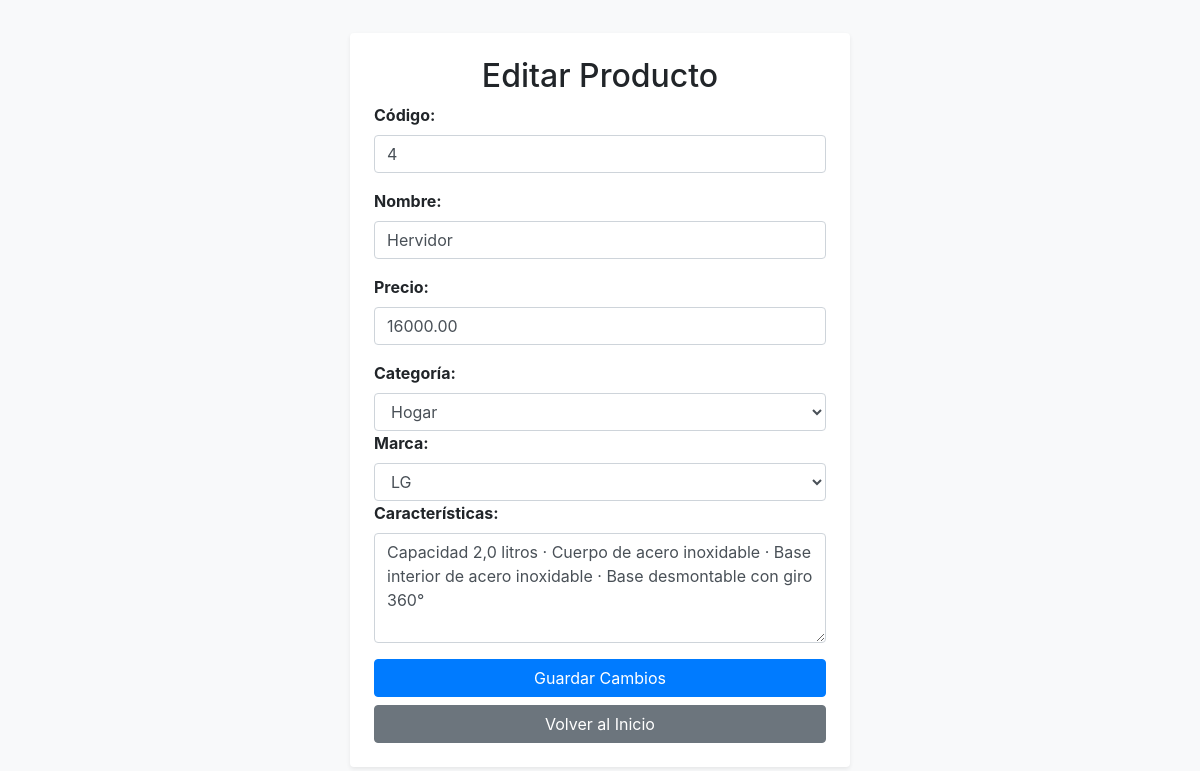
The app's page /editar/4/ (signed in) with its own data.
### productos/models.py (models this page shows, shortened)
class Producto(models.Model):
    codigo = models.CharField(max_length=10)
    nombre = models.CharField(max_length=100)
    precio = models.DecimalField(max_digits=10, decimal_places=2)  # Asegúrate de que este campo exista
    categoria = models.ForeignKey(Categoria, on_delete=models.CASCADE, default=1)  # Valor por defecto
    marca = models.ForeignKey(Marca, on_delete=models.CASCADE)
    caracteristicas = models.TextField()

class Categoria(models.Model):
    nombre = models.CharField(max_length=100)

class Marca(models.Model):
    nombre = models.CharField(max_length=100)

### productos/views.py (the view)
# urls.py: path('editar/<int:producto_id>/', views.editar_producto, name='editar_producto'),
@login_required
@user_passes_test(es_admin)
def editar_producto(request, producto_id):
    producto = get_object_or_404(Producto, id=producto_id)
    if request.method == 'POST':
        form = ProductoForm(request.POST, instance=producto)
        if form.is_valid():
            form.save()
            return redirect('index')
    else:
        form = ProductoForm(instance=producto)
    categorias = Categoria.objects.all()
    marcas = Marca.objects.all()
    return render(request, 'editar_producto.html', {
        'form': form,
        'producto': producto,
        'categorias': categorias,
        'marcas': marcas
    })

### productos/forms.py
class ProductoForm(forms.ModelForm):
    categoria = forms.ModelChoiceField(queryset=Categoria.objects.all(), empty_label="Seleccione una categoría")
    marca = forms.ModelChoiceField(queryset=Marca.objects.all(), empty_label="Seleccione una marca")
    class Meta:
        model = Producto
        fields = ['codigo', 'nombre', 'precio', 'categoria', 'marca', 'caracteristicas']

### productos/views.py (called while the page is built)
def es_admin(user):
    return user.groups.filter(name='ADMIN_PRODUCTS').exists()

### productos/templates/editar_producto.html (shortened to what this page needs)
{% load static %}
<!DOCTYPE html>
<html lang="es">
<head>
    <link rel="stylesheet" href="{% static 'css/styles.css' %}">
    <link href="https://stackpath.bootstrapcdn.com/bootstrap/4.5.2/css/bootstrap.min.css" rel="stylesheet">
</head>
<body class="bg-light d-flex justify-content-center align-items-center vh-100">
    <div class="container p-4 bg-white rounded shadow-sm" style="max-width: 500px;">
        <h2 class="text-center">Editar Producto</h2>
        <form method="post" action="">
            <div class="form-group">
                <label for="codigo">Código:</label>
                <input type="text" id="codigo" name="codigo" class="form-control" value="{{ producto.codigo }}" required>
            </div>
            <div class="form-group">
                <label for="nombre">Nombre:</label>
                <input type="text" id="nombre" name="nombre" class="form-control" value="{{ producto.nombre }}" required>
            </div>
            <div class="form-group">
                <label for="precio">Precio:</label>
                <input type="text" id="precio" name="precio" class="form-control" value="{{ producto.precio }}" required>
            </div>
            <label for="categoria">Categoría:</label>
            <select id="categoria" name="categoria" class="form-control">
                {% for categoria in categorias %}
                    <option value="{{ categoria.id }}" {% if categoria.id == form.instance.categoria.id %}selected{% endif %}>
                        {{ categoria.nombre }}
                    </option>
                {% endfor %}
            </select>
            <label for="marca">Marca:</label>
            <select id="marca" name="marca" class="form-control">
                {% for marca in marcas %}
                    <option value="{{ marca.id }}" {% if marca.id == form.instance.marca.id %}selected{% endif %}>
                        {{ marca.nombre }}
                    </option>
                {% endfor %}
            </select>
            <div class="form-group">
                <label for="caracteristicas">Características:</label>
                <textarea id="caracteristicas" name="caracteristicas" class="form-control" rows="4">{{ producto.caracteristicas }}</textarea>
            </div>
            <button type="submit" class="btn btn-primary btn-block">Guardar Cambios</button>
            <a href="{% url 'index' %}" class="btn btn-secondary btn-block">Volver al Inicio</a>
        </form>
    </div>
</body>
</html>

### productos/static/css/styles.css (style rules this page uses)
body { font-family: Arial, sans-serif; background-color: #f4f4f4; margin: 0; padding: 0; display: flex; justify-content: center; align-items: center; height: 100vh; }
.container { background-color: #fff; padding: 20px; border-radius: 8px; box-shadow: 0 2px 10px rgba(0, 0, 0, 0.1); max-width: 400px; width: 100%; }
label { font-weight: bold; margin-bottom: 5px; display: block; }
input { width: 100%; padding: 10px; margin-bottom: 15px; border: 1px solid #ccc; border-radius: 4px; }
button { width: 100%; padding: 10px; background-color: #4CAF50; color: white; border: none; border-radius: 4px; cursor: pointer; }

### records on screen
Producto: codigo "4", nombre "Hervidor", precio "16000.00", categoria "Hogar", marca "LG", caracteristicas "Capacidad 2,0 litros · Cuerpo de acero inoxidable · Base interior de acero inoxidable · Base desmontable con giro 360°"
